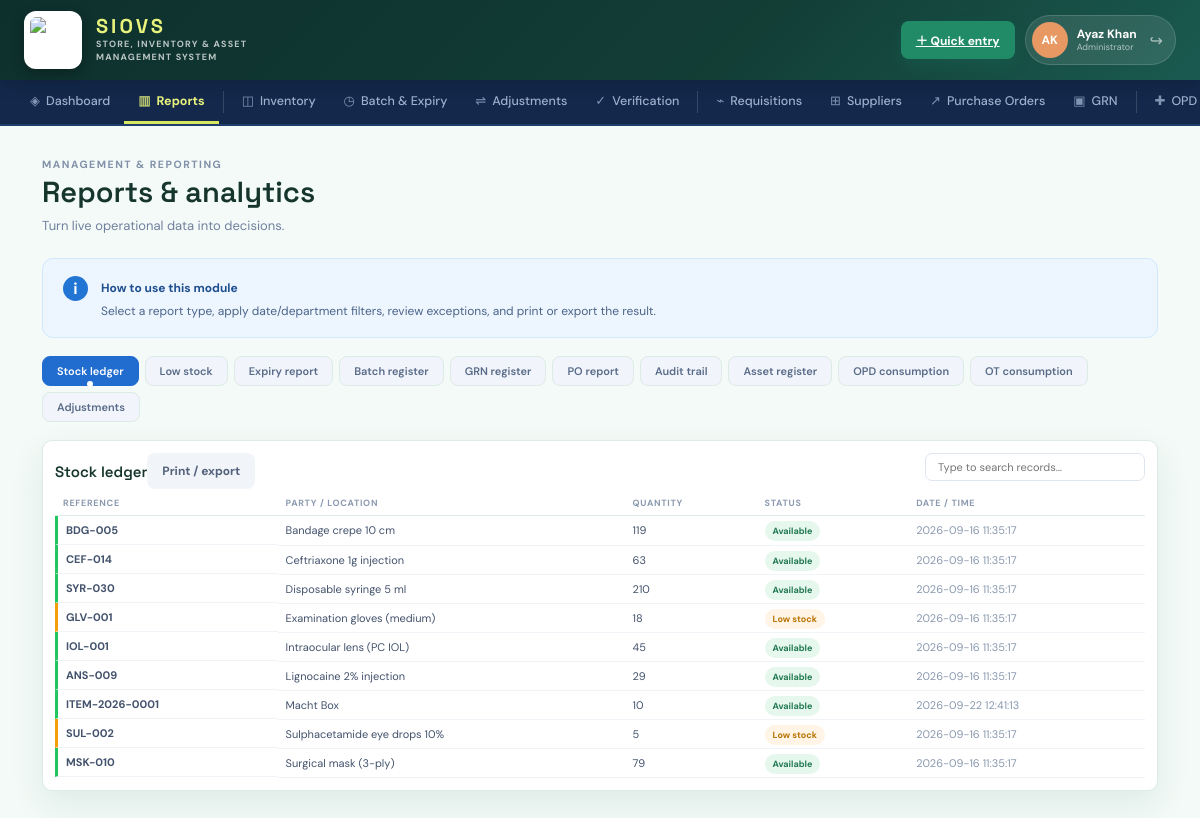
Page /page.php (signed in) on the committed database.
### tables this page shows
CREATE TABLE items (
    id            INTEGER PRIMARY KEY AUTOINCREMENT,
    code          TEXT    NOT NULL UNIQUE,
    name          TEXT    NOT NULL,
    category      TEXT    NOT NULL,
    unit          TEXT    NOT NULL,
    location      TEXT    NOT NULL,
    quantity      INTEGER NOT NULL DEFAULT 0,
    reorder_level INTEGER NOT NULL DEFAULT 0,
    batch_number  TEXT,
    expiry_date   TEXT,
    status        TEXT    NOT NULL DEFAULT "Available",
    created_at    TEXT    NOT NULL DEFAULT CURRENT_TIMESTAMP
, sub_category TEXT, min_level INTEGER NOT NULL DEFAULT 0, max_level INTEGER NOT NULL DEFAULT 0, average_consumption INTEGER NOT NULL DEFAULT 0, lead_time_days INTEGER NOT NULL DEFAULT 0, batch_required INTEGER NOT NULL DEFAULT 0, supplier_id INTEGER REFERENCES suppliers(id));

### page.php (the view, shortened to what this page needs)
<?php
require __DIR__ . '/config/bootstrap.php';
$view = $_GET['view'] ?? 'reports';
[$title, $kicker, $description] = $titles[$view];
require __DIR__ . '/partials/header.php';
?>
<section class="system-page">
<div class="module-header">
    <div><p class="eyebrow"><?= e($kicker) ?></p><h1><?= e($title) ?></h1><p><?= e($description) ?></p></div>
</div>
<div class="instruction-banner">
    <span>i</span>
    <div><strong>How to use this module</strong>
    <p><?= e(match($view) {
        'suppliers'       => 'Add each supplier with their GST number and contact. Supplier records are linked to purchase orders and GRNs for full traceability.',
        'purchase_orders' => 'Create one PO per supplier delivery. Add item lines with quantities and rates. Stock is NOT updated until a GRN is created.',
        'grn'             => 'Select the matching PO, record challan details, enter received/accepted/rejected quantities, batch numbers and expiry dates. Stock increases on accepted quantity only.',
        'inventory'       => 'Use one unique item code per item. Stock changes automatically from GRNs, requisition issues, consumption, and adjustments.',
        'batches'         => 'All items with batch/expiry dates appear here. Review 30/60/90-day alerts and ensure FEFO allocation.',
        'adjustments'     => 'Submit an adjustment with reason and quantity. DD Finance or admin must approve before stock is updated.',
        'verification'    => 'Enter physical counts against system balances. Discrepancies require explanation and authorized adjustment.',
        'requisitions'    => 'Department creates requisition → Store Officer approves → Store Officer issues. Each step is tracked.',
        'opd_consumption' => 'Enter patient MR number, select items consumed during visit. Stock decreases immediately on save.',
        'ipd_consumption' => 'Record ward, bed, and admission date. Post all items consumed by the patient during admission.',
        'ot_consumption'  => 'Enter surgeon, procedure, and patient details. Record all IOLs, sutures, medicines, and consumables used.',
        'emergency'       => 'Rapid entry for emergency cases. Post now, add authorization reference later if needed.',
        'assets'          => 'Assign a unique asset tag, record department, custodian, warranty, and AMC. All transfers must be logged.',
        'departments'     => 'Maintain the list of departments that receive stock issues. Used in requisitions and consumption records.',
        'returns'         => 'Record unused material returned from departments. Returned stock is verified before re-entering available inventory.',
        'users'           => 'Add users with their role. Role determines which modules they can access and what they can do.',
        'quick-entry'     => 'Use only for simple movements. For full workflows, use the dedicated module so all fields are captured.',
        default           => 'Select a report type, apply date/department filters, review exceptions, and print or export the result.',
    }) ?></p></div>
</div>
<?php if ($view === 'suppliers'): ?>
<div class="system-grid">
    <div class="panel">
        <div class="panel-heading"><h2>Supplier directory</h2><a class="button button-primary" href="#add-supplier">＋ Add supplier</a></div>
        <div class="table-wrap"><table>
            <thead><tr><th>Code</th><th>Supplier name</th><th>Contact</th><th>Phone</th><th>Email</th><th>GST No.</th><th>Status</th></tr></thead>
            <tbody>
            <?php foreach ($pdo->query('SELECT * FROM suppliers ORDER BY id DESC') as $s): ?>
            <tr>
                <td><b><?= e($s['code']) ?></b></td>
                <td><?= e($s['name']) ?></td>
                <td><?= e($s['contact_person']) ?></td>
                <td><?= e($s['phone']) ?></td>
                <td><?= e($s['email']) ?></td>
                <td><?= e($s['gst_number']) ?></td>
                <td><?= pill($s['status']) ?></td>
            </tr>
            <?php endforeach; ?>
            </tbody>
        </table></div>
    </div>
    <div class="form-card" id="add-supplier">
        <h2>Add supplier</h2>
        <form method="post"><input type="hidden" name="action" value="supplier">
        <div class="form-grid one">
            <label>Supplier code<input name="code" value="<?= e(next_number($pdo, 'SUP', 'suppliers', 'code')) ?>" required></label>
            <label>Supplier name<input name="name" placeholder="e.g. Allied Pharma" required></label>
            <label>Contact person<input name="contact_person" value="Sales Manager"></label>
            <label>Phone<input name="phone" value="0300-<?= sprintf('%07d', rand(1000000, 9999999)) ?>"></label>
            <label>Email<input name="email" type="email" value="supplier<?= rand(10, 99) ?>@siovs.edu.pk"></label>
            <label>Address<textarea name="address" rows="2">Industrial Area, Karachi / Hyderabad</textarea></label>
            <label>GST number<input name="gst_number" value="GST-3277<?= rand(100000, 999999) ?>"></label>
        </div>
        <button class="button button-primary" type="submit">Add supplier</button>
        </form>
    </div>
</div>
<?php else: ?>
<?php
$rtype  = $_GET['rtype'] ?? 'stock';
$query  = match($rtype) {
    'stock'       => 'SELECT code AS reference, name AS party, quantity AS quantity, status, created_at FROM items ORDER BY name',
    'low_stock'   => 'SELECT code AS reference, name AS party, quantity AS quantity, status, created_at FROM items WHERE quantity <= reorder_level ORDER BY quantity',
    'expiry'      => 'SELECT code AS reference, name AS party, quantity AS quantity, expiry_date AS status, expiry_date AS created_at FROM items WHERE expiry_date IS NOT NULL ORDER BY expiry_date',
    'batches'     => 'SELECT code AS reference, name AS party, quantity AS quantity, batch_number AS status, expiry_date AS created_at FROM items WHERE batch_number IS NOT NULL ORDER BY expiry_date',
    'grn'         => 'SELECT grn_number AS reference, challan_number AS party, 0 AS quantity, inspection_status AS status, received_date AS created_at FROM grns ORDER BY id DESC',
    'po'          => 'SELECT po_number AS reference, purchase_reference AS party, total_value AS quantity, status, po_date AS created_at FROM purchase_orders ORDER BY id DESC',
    'transactions'=> 'SELECT type AS reference, party, quantity, status, created_at FROM transactions ORDER BY id DESC',
    'assets'      => 'SELECT tag AS reference, name AS party, 1 AS quantity, status, created_at FROM assets ORDER BY department',
    'opd'         => 'SELECT patient_mr AS reference, patient_name AS party, quantity, type AS status, created_at FROM consumption_records WHERE type="OPD" ORDER BY id DESC',
    'ot'          => 'SELECT surgery_number AS reference, procedure_name AS party, quantity, type AS status, created_at FROM consumption_records WHERE type="OT" ORDER BY id DESC',
    'adjustments' => 'SELECT adj_number AS reference, reason AS party, quantity, status, created_at FROM stock_adjustments ORDER BY id DESC',
    default       => 'SELECT type AS reference, party, quantity, status, created_at FROM transactions ORDER BY id DESC',
};
$rows = $pdo->query($query)->fetchAll(PDO::FETCH_ASSOC);
$reportTabs = [
    'stock'       => 'Stock ledger',
    'low_stock'   => 'Low stock',
    'expiry'      => 'Expiry report',
    'batches'     => 'Batch register',
    'grn'         => 'GRN register',
    'po'          => 'PO report',
    'transactions'=> 'Audit trail',
    'assets'      => 'Asset register',
    'opd'         => 'OPD consumption',
    'ot'          => 'OT consumption',
    'adjustments' => 'Adjustments',
];
?>
<div class="report-tabs">
    <?php foreach ($reportTabs as $k => $label): ?>
    <a class="tab-link <?= $rtype === $k ? 'active' : '' ?>" href="?view=reports&rtype=<?= $k ?>"><?= e($label) ?></a>
    <?php endforeach; ?>
</div>
<div class="panel">
    <div class="panel-heading">
        <h2><?= e($reportTabs[$rtype] ?? 'Report') ?></h2>
        <button class="button button-light" onclick="window.print()">Print / export</button>
    </div>
    <div class="table-wrap"><table>
        <thead><tr><th>Reference</th><th>Party / Location</th><th>Quantity</th><th>Status</th><th>Date / time</th></tr></thead>
        <tbody>
        <?php foreach ($rows as $row): ?>
        <tr>
            <td><b><?= e($row['reference']) ?></b></td>
            <td><?= e($row['party']) ?></td>
            <td><?= e($row['quantity']) ?></td>
            <td><?= pill((string)$row['status']) ?></td>
            <td class="muted"><?= e($row['created_at']) ?></td>
        </tr>
        <?php endforeach; ?>
        </tbody>
    </table></div>
</div>
<?php endif; ?>
</section>
<?php require __DIR__ . '/partials/footer.php'; ?>

### config/bootstrap.php (shortened to what this page needs)
<?php
function e(string|int|float|null $v): string {
    return htmlspecialchars((string) $v, ENT_QUOTES, 'UTF-8');
}
function pill(string $status): string {
    $cls = match(strtolower($status)) {
        'approved','posted','issued','inspected','available','active','in service','delivered' => 'available',
        'low stock','pending','draft','amc due soon','under repair' => 'attention',
        'critical','expired','cancelled','condemned','disposed' => 'danger',
        default => 'neutral',
    };
    return "<span class=\"pill {$cls}\">" . e($status) . "</span>";
}

### assets/style.css (style rules this page uses)
:root { --ink:#18233d;--muted:#71809e;--line:#e8edf5;--blue:#246bce;--purple:#7357c7;--green:#249568;--orange:#f49a32;--red:#e64d61;--teal:#159da8;--surface:#fff;--bg:#f6f8fc;--shadow:0 14px 34px rgba(36,60,107,.08);font-family:"DM Sans",sans-serif }
* { box-sizing:border-box }
html { scroll-behavior:smooth }
body { margin:0;background:var(--bg);color:var(--ink) }
button,input,select { font:inherit }
.button { border:0;border-radius:8px;padding:10px 15px;font-weight:700;font-size:12px;cursor:pointer;display:inline-flex;align-items:center;gap:8px }
.button-light { background:#f1f4f9;color:#53627b }
.eyebrow { font-size:10px;letter-spacing:1.35px;font-weight:700;color:#8291a9;margin:0 0 7px }
.section-heading,.panel-heading { display:flex;align-items:center;justify-content:space-between }
.section-heading h2,.panel h2 { font:600 18px "Space Grotesk";margin:0 }
.panel { background:var(--surface);border:1px solid var(--line);border-radius:13px;padding:20px;box-shadow:var(--shadow) }
.panel-heading { margin-bottom:20px }
.table-wrap { overflow:auto }
table { border-collapse:collapse;width:100%;font-size:11px;white-space:nowrap }
th { text-align:left;font-size:9px;text-transform:uppercase;letter-spacing:.7px;color:#8c9ab0;padding:0 10px 11px;border-bottom:1px solid var(--line) }
td { padding:12px 10px;border-bottom:1px solid #f0f3f7;color:#43526c }
td:first-child { display:flex;align-items:center;gap:7px }
.pill { padding:4px 8px;border-radius:10px;font-size:9px;font-weight:700 }
.pill.approved,.pill.posted,.pill.issued,.pill.inspected,.pill.available,.pill.ready { color:#208358;background:#e5f7ed }
.pill.pending,.pill.attention { color:#c5791d;background:#fff3da }
.muted { color:#9aa7bb }
.module-header { display:flex;justify-content:space-between;align-items:end;margin-bottom:25px }
.module-header h1 { font:600 29px "Space Grotesk";margin:0 0 7px }
.module-header p:last-child { margin:0;color:#71809e;font-size:13px }
:root { --accent: #216ccf; }
tbody tr { transition: background .15s; }
.button { transition: filter .15s, transform .1s; }
.tab-link { position: relative; }
.tab-link.active::after { content: ''; position: absolute; bottom: -2px; left: 50%; transform: translateX(-50%); width: 6px; height: 6px; border-radius: 50%; background: #fff; }
td:nth-child(4) { font-variant-numeric: tabular-nums; }
.panel { animation: panelIn .3s ease; }
tr:has(.pill.available) td:first-child { border-left: 3px solid #22c55e; }
tr:has(.pill.danger) td:first-child, tr:has(.pill.attention) td:first-child { border-left: 3px solid #f59e0b; }
.section-heading h2, .panel h2 { font-size: 13px !important; }
.eyebrow { font-size: 9px !important; margin-bottom: 2px !important; }
.panel { padding: 10px 12px !important; border-radius: 10px !important; }
.panel-heading { margin-bottom: 6px !important; }
table { font-size: 10.5px !important; }
th { padding: 0 8px 5px !important; font-size: 8.5px !important; }
td { padding: 5px 8px !important; font-size: 10.5px !important; }
.section-heading h2, .panel h2 { font: 600 20px 'Space Grotesk' !important; }
.eyebrow { font-size: 10.5px !important; letter-spacing: 1.5px; }
table { font-size: 12.5px !important; }
th { font-size: 10px !important; }
html, body { height: 100%; overflow: hidden; }
@media (max-width: 1280px) and (min-width: 1024px) { .section-heading h2, .panel h2 { font-size: 15px !important; } }
@media (max-width: 1280px) and (min-width: 1024px) { .panel { padding: 12px !important; } }
@media (max-width: 1280px) and (min-width: 1024px) { .panel-heading { margin-bottom: 8px !important; } }
@media (max-width: 1280px) and (min-width: 1024px) { td { padding: 7px 8px !important; font-size: 11px !important; } }
@media (max-width: 1280px) and (min-width: 1024px) { th { padding: 0 8px 6px !important; font-size: 9px !important; } }

### assets/green-theme.css (style rules this page uses)
:root { --ink:#16352d;--muted:#668079;--line:#dcebe5;--green:#218b68;--teal:#149b8a;--bg:#f3faf7;--shadow:0 14px 34px rgba(22,91,70,.09) }
body { background:var(--bg) }

### rows in the picture
items: code "BDG-005", name "Bandage crepe 10 cm", quantity "119", status "Available", created_at "2026-09-16 11:35:17"
items: code "CEF-014", name "Ceftriaxone 1g injection", quantity "63", status "Available", created_at "2026-09-16 11:35:17"
items: code "SYR-030", name "Disposable syringe 5 ml", quantity "210", status "Available", created_at "2026-09-16 11:35:17"
items: code "GLV-001", name "Examination gloves (medium)", quantity "18", status "Low stock", created_at "2026-09-16 11:35:17"
items: code "IOL-001", name "Intraocular lens (PC IOL)", quantity "45", status "Available", created_at "2026-09-16 11:35:17"
items: code "ANS-009", name "Lignocaine 2% injection", quantity "29", status "Available", created_at "2026-09-16 11:35:17"
items: code "ITEM-2026-0001", name "Macht Box", quantity "10", status "Available", created_at "2026-09-22 12:41:13"
items: code "SUL-002", name "Sulphacetamide eye drops 10%", quantity "5", status "Low stock", created_at "2026-09-16 11:35:17"
items: code "MSK-010", name "Surgical mask (3-ply)", quantity "79", status "Available", created_at "2026-09-16 11:35:17"

### other values in the picture
$initials "AK"
$u['name'] "Ayaz Khan"
role_label($u['role'] ?? '') "Administrator"
$kicker "MANAGEMENT & REPORTING"
$title "Reports & analytics"
$description "Turn live operational data into decisions."
$label "Stock ledger"
$label "Low stock"
$label "Expiry report"
$label "Batch register"
$label "GRN register"
$label "PO report"
$label "Audit trail"
$label "Asset register"
$label "OPD consumption"
